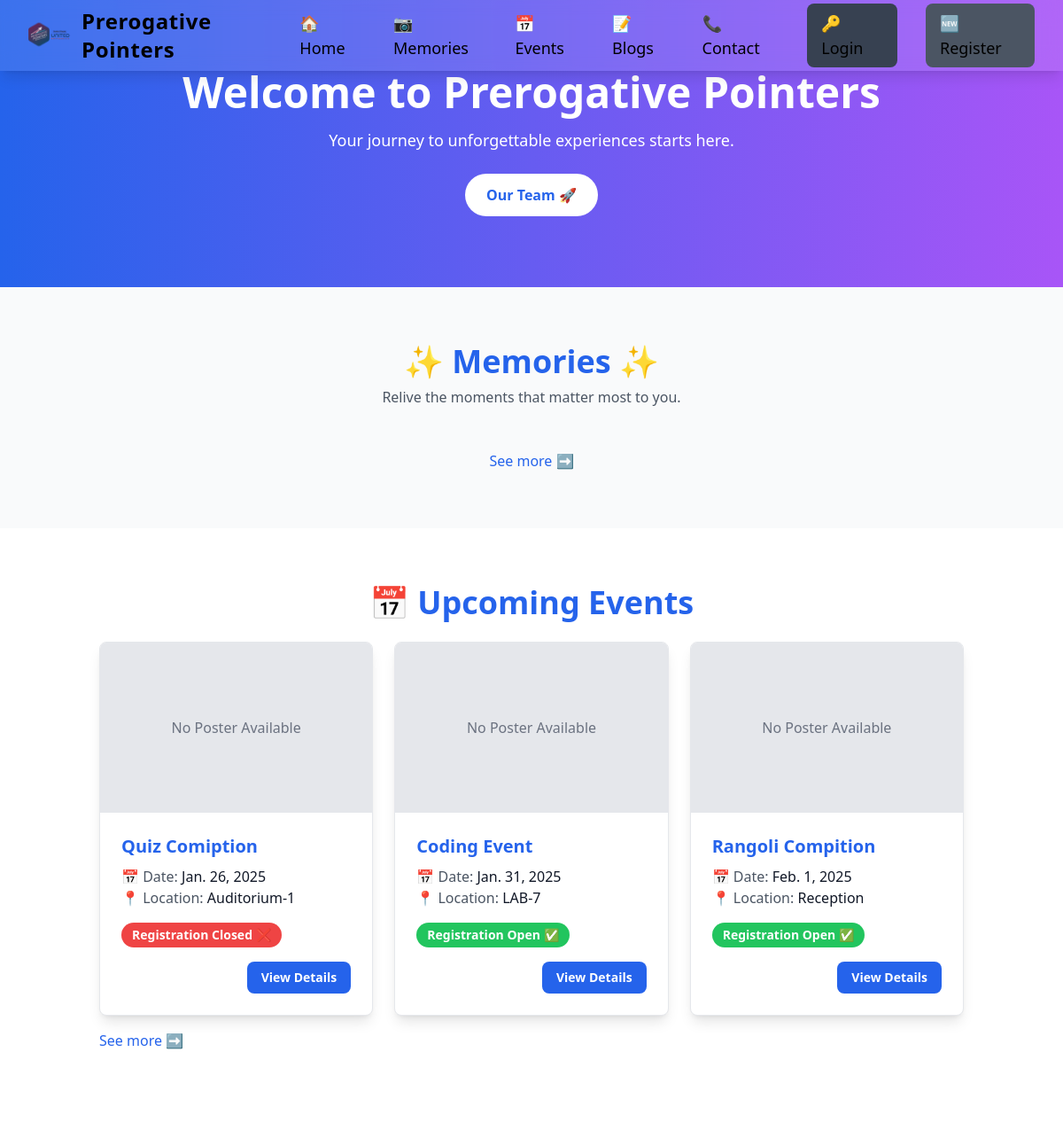
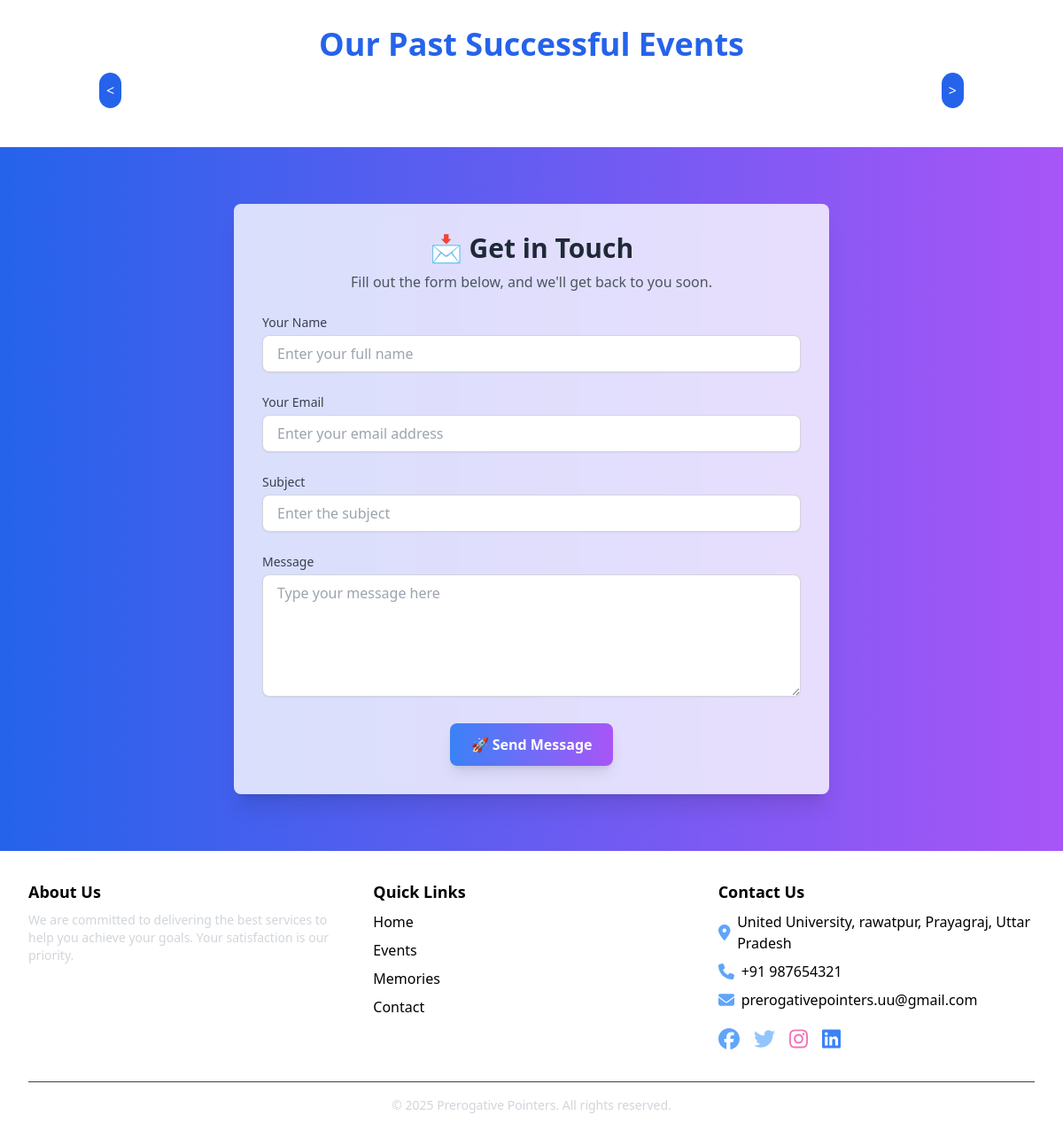
The page / on the database its author committed (2 pictures, top to bottom).
### events/models.py (models this page shows, shortened)
class Event(models.Model):
    title = models.CharField(max_length=200)
    slug = models.CharField(max_length=300, null=True,
                            blank=True, help_text=("Slug(leave it blank)"))
    poster = models.ImageField(
        upload_to='event_poster/', null=True, blank=True)
    description = models. TextField()
    organized_by = models.ForeignKey(User, on_delete=models.CASCADE)
    location = models.CharField(max_length=100, null=True, blank=True)
    limit = models.IntegerField(null=True, blank=True, help_text=(
        'Limit (leave it blank if no registration limit)'))
    count = models.IntegerField(default=0)
    upload_time = models.DateTimeField(auto_now_add=True)
    start_date = models.DateField(null=True, blank=True)
    event_open = models.BooleanField(default=True)
    registration_open = models.BooleanField(default=True)
    notify = models.BooleanField(default=True, help_text=(
        "Notify all users through email (at the time of creation)"))
    event_over = models.BooleanField(
        default=False, help_text=('Mark it True if the Event is Over'))
    text_status = models.CharField(
        max_length=100, null=True, blank=True, help_text=('let he backend handle it'))
    class Meta:
        ordering = ['-upload_time']

### base/views.py (the view)
# urls.py: path('', views.home, name = 'home'),
def home(request):
    event = Event.objects.filter(event_open=True,event_over = False).order_by('start_date')[:3]
    mem = Memories.objects.prefetch_related('memory_img').order_by('-event__start_date')[:3]
    events = Event.objects.filter(event_over = True,event_open=True).order_by('start_date')
    return render(request , 'home.html',{'event':event,'mem':mem,'events':events})

### templates/home.html (shortened to what this page needs)
{% extends "index.html" %}
{% block content %}
{% load static %}
<section id="welcome" class="bg-gradient-to-r from-blue-600 to-purple-500 text-white text-center py-20">
    <h1 class="text-5xl font-extrabold animate-fade-in">Welcome to Prerogative Pointers</h1>
    <p class="mt-4 text-lg">Your journey to unforgettable experiences starts here.</p>
    <button class="mt-6 px-6 py-3 bg-white text-blue-600 rounded-full font-semibold hover:bg-blue-100 transition duration-300">
       <a href='{% url "ourTeam" %}'> Our Team 🚀</a>
    </button>
</section>
<section id="memories" class="py-16 bg-gray-50">
    <div class="max-w-7xl mx-auto px-6 text-center">
        <h2 class="text-4xl font-extrabold text-blue-600">✨ Memories ✨</h2>
        <p class="mt-2 text-gray-600">Relive the moments that matter most to you.</p>
        <a href="{% url "memories" %}" class="text-blue-600 mt-4 inline-block">See more ➡️</a>
    </div>
</section>
<main class="container mx-auto px-6 py-16">
    <h2 class="text-4xl text-center font-extrabold text-blue-600">📅 Upcoming Events</h2>
    <div class="grid grid-cols-1 sm:grid-cols-2 lg:grid-cols-3 gap-6 mt-6">
        {% if event %}
        {% for events in event %}
            <div class="bg-white border border-gray-200 shadow-lg rounded-lg overflow-hidden hover:shadow-xl hover:scale-105 transform transition duration-300">
                {% if events.poster %}
                <img src="{{ events.poster.url }}" alt="Event Poster" class="w-full h-48 object-cover">
                {% else %}
                <div class="w-full h-48 bg-gray-200 flex items-center justify-center text-gray-500">
                    No Poster Available
                </div>
                {% endif %}
                <div class="p-6">
                    <h2 class="text-xl font-bold text-blue-600">{{ events.title }}</h2>
                    <p class="text-gray-600 mt-2">📅 Date: <span class="font-medium text-gray-900">{{ events.start_date }}</span></p>
                    <p class="text-gray-600">📍 Location: <span class="font-medium text-gray-900">{{ events.location }}</span></p>
                    <div class="mt-4">
                        {% if events.event_over %}
                        <span class="inline-block bg-gray-500 text-white font-semibold py-1 px-3 rounded-full text-sm">
                            Event Over
                        </span>
                        {% else %}
                            {% if events.registration_open %}
                                <span class="inline-block bg-green-500 text-white font-semibold py-1 px-3 rounded-full text-sm">
                                    Registration Open ✅
                                </span>
                            {% else %}
                                <span class="inline-block bg-red-500 text-white font-semibold py-1 px-3 rounded-full text-sm">
                                    Registration Closed ❌
                                </span>
                            {% endif %}
                        {% endif %}
                    </div>
                    <div class="text-right mt-4">
                        <a href="{% url 'event' events.slug %}" class="inline-block bg-blue-600 text-white font-semibold py-2 px-4 rounded-lg text-sm hover:bg-blue-700">
                            View Details
                        </a>
                    </div>
                </div>
            </div>
        {% endfor %}
        {% else %}
            <div class="col-span-full">
                <div class="flex flex-col items-center justify-center bg-yellow-100 border border-yellow-300 text-yellow-700 font-semibold rounded-lg py-6 px-8 mt-6">
                    <p>No Ongoing Events</p>
                </div>
            </div>
        {% endif %}
    </div>
    <a href="{% url "events" %}" class="text-blue-600 mt-4 inline-block">See more ➡️</a>
</main>
<section class="container mx-auto px-6 py-16">
    <h1 class="text-4xl text-center font-extrabold text-blue-600 mb-8">Our Past Successful Events</h1>
    <div class="relative">
        <button id="prev-btn" class="absolute left-0 top-1/2 transform -translate-y-1/2 bg-blue-600 text-white p-2 rounded-full focus:outline-none">
            &#60;
        </button>
        <button id="next-btn" class="absolute right-0 top-1/2 transform -translate-y-1/2 bg-blue-600 text-white p-2 rounded-full focus:outline-none">
            &#62;
        </button>
    </div>
</section>
<section id="contact" class="py-16 bg-gradient-to-r from-blue-600 to-purple-500 text-white">
    <div class="bg-white shadow-xl rounded-lg p-8 max-w-2xl mx-auto lg:w-2/3 backdrop-blur-md bg-opacity-80">
        <h2 class="text-3xl font-bold text-gray-800 text-center">📩 Get in Touch</h2>
        <p class="text-gray-600 text-center mt-2 mb-6">Fill out the form below, and we'll get back to you soon.</p>
        <form action="#" method="POST" class="space-y-6">
            <div>
                <label for="name" class="block text-sm font-medium text-gray-700">Your Name</label>
                <input type="text" id="name" name="name" class="w-full mt-1 px-4 py-2 border border-gray-300 rounded-lg shadow-sm focus:ring-2 focus:ring-blue-500 focus:border-blue-500 transition-all"
                    placeholder="Enter your full name" required>
            </div>
            <div>
                <label for="email" class="block text-sm font-medium text-gray-700">Your Email</label>
                <input type="email" id="email" name="email" class="w-full mt-1 px-4 py-2 border border-gray-300 rounded-lg shadow-sm focus:ring-2 focus:ring-blue-500 focus:border-blue-500 transition-all"
                    placeholder="Enter your email address" required>
            </div>
            <div>
                <label for="subject" class="block text-sm font-medium text-gray-700">Subject</label>
                <input type="text" id="subject" name="subject" class="w-full mt-1 px-4 py-2 border border-gray-300 rounded-lg shadow-sm focus:ring-2 focus:ring-blue-500 focus:border-blue-500 transition-all"
                    placeholder="Enter the subject" required>
            </div>
            <div>
                <label for="message" class="block text-sm font-medium text-gray-700">Message</label>
                <textarea id="message" name="message" rows="5" class="w-full mt-1 px-4 py-2 border border-gray-300 rounded-lg shadow-sm focus:ring-2 focus:ring-blue-500 focus:border-blue-500 transition-all"
                    placeholder="Type your message here" required></textarea>
            </div>
            <div class="text-center">
                <button type="submit" class="bg-gradient-to-r from-blue-500 to-purple-500 text-white font-semibold py-3 px-6 rounded-lg shadow-lg hover:scale-105 transform transition duration-300 hover:bg-blue-700 focus:ring-2 focus:ring-blue-400">
                    🚀 Send Message
                </button>
            </div>
        </form>
    </div>
</section>
{% endblock content %}

### templates/index.html (style rules this page uses)
body, html { margin: 0; padding: 0; }
html { scroll-behavior: smooth; }

### rows shown on the page
Event: shows "No Poster Available", title "Quiz Comiption", start_date "Jan. 26, 2025", location "Auditorium-1", event_over "Registration Closed ❌"
Event: shows "No Poster Available", title "Coding Event", start_date "Jan. 31, 2025", location "LAB-7", event_over "Registration Open ✅"
Event: shows "No Poster Available", title "Rangoli Compition", start_date "Feb. 1, 2025", location "Reception", event_over "Registration Open ✅"
